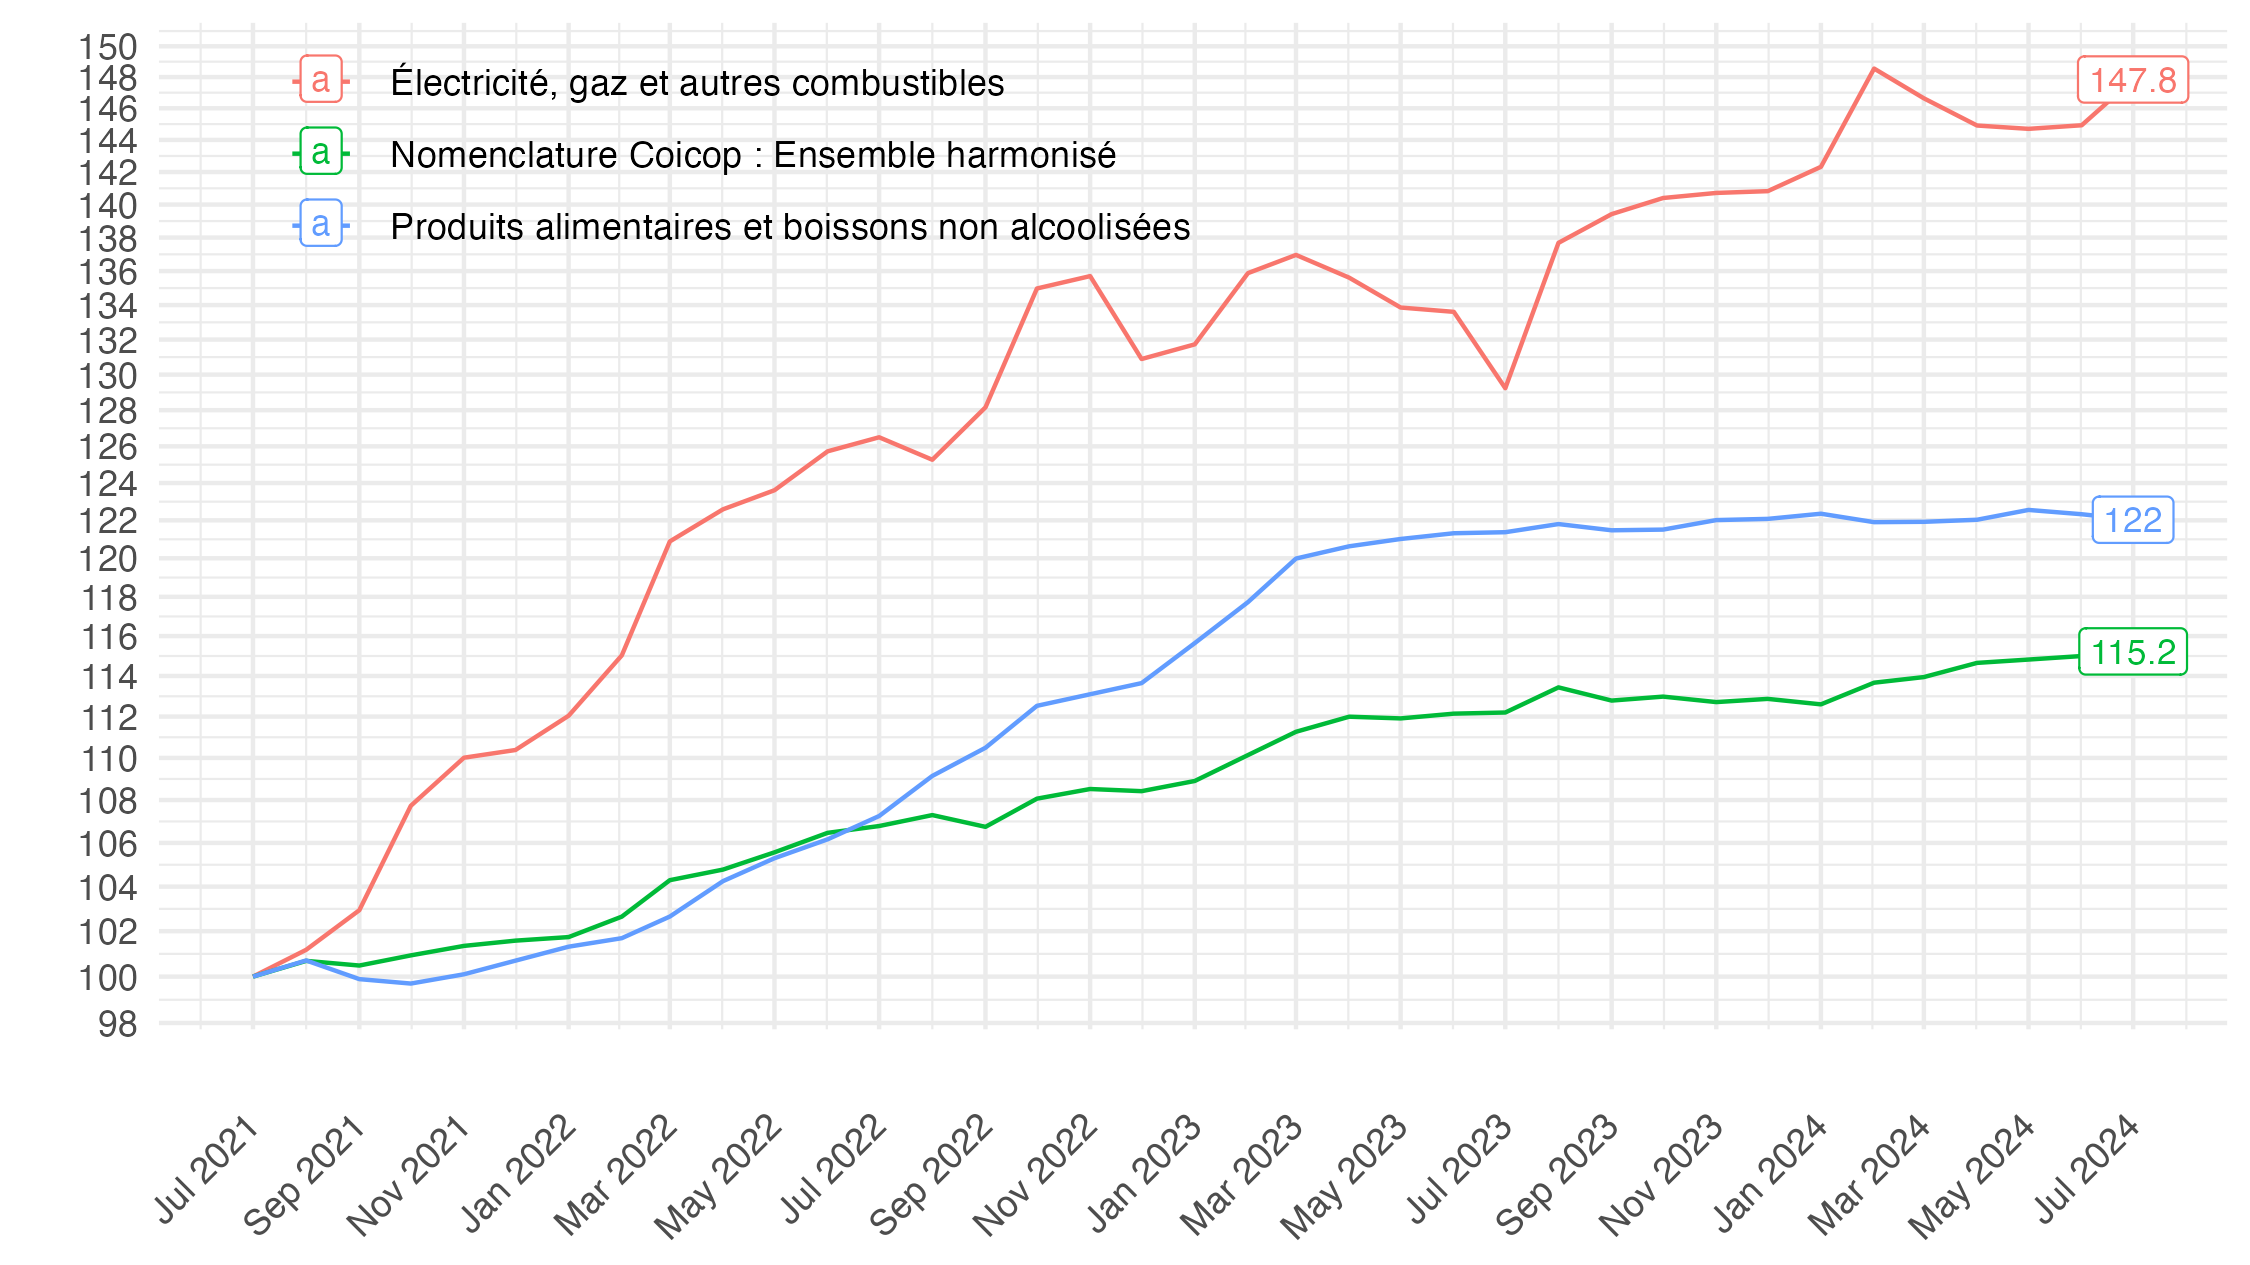

Recreate this plot in R.
# Inflation Juillet 2021-2024: IPCH, énergie, alimentation
# @FrancoisGeerolf
# https://twitter.com/FrancoisGeerolf/status/1832855610448048625

library("tidyverse")
library("scales")

data <- "001762445+001762847+001759971" |>
  paste0("https://www.bdm.insee.fr/series/sdmx/data/SERIES_BDM/", a = _) |>
  rsdmx::readSDMX() |>
  as_tibble()  |>
  mutate(date = as.Date(paste0(TIME_PERIOD, "-01")),
         OBS_VALUE = as.numeric(OBS_VALUE)) |>
  filter(date >= as.Date("2021-07-01"),
         date <= as.Date("2024-07-01")) |>
  # Extraire après le dernier tiret -----
  mutate(Coicop2016 = str_extract(TITLE_FR, "[^-]+$")) |>
  arrange(date) |>
  group_by(Coicop2016) |>
  mutate(OBS_VALUE = 100*OBS_VALUE/OBS_VALUE[1])

data |>
  ggplot() + ylab("") + xlab("") + theme_minimal() +
  geom_line(aes(x = date, y = OBS_VALUE, color = Coicop2016)) +
  theme_minimal() + xlab("") + ylab("") +
  scale_x_date(breaks = "2 months",
               labels = date_format("%b %Y")) +
  theme(legend.position = c(0.28, 0.87),
        legend.title = element_blank(),
        axis.text.x = element_text(angle = 45, vjust = 0.5, hjust=1)) +
  scale_y_log10(breaks = seq(0, 200, 2),
                labels = dollar_format(accuracy = 1, prefix = "")) +
  geom_label(data = . %>% filter(date == max(date)),
             aes(x = date, y = OBS_VALUE, label = round(OBS_VALUE, 1), color = Coicop2016), 
             fontface ="plain", size = 3)

ggsave("1832855610448048625.png", height = 1.25*3.375, width = 1.25*6, bg = "white")
ggsave("1832855610448048625.pdf", height = 1.25*3.375, width = 1.25*6)